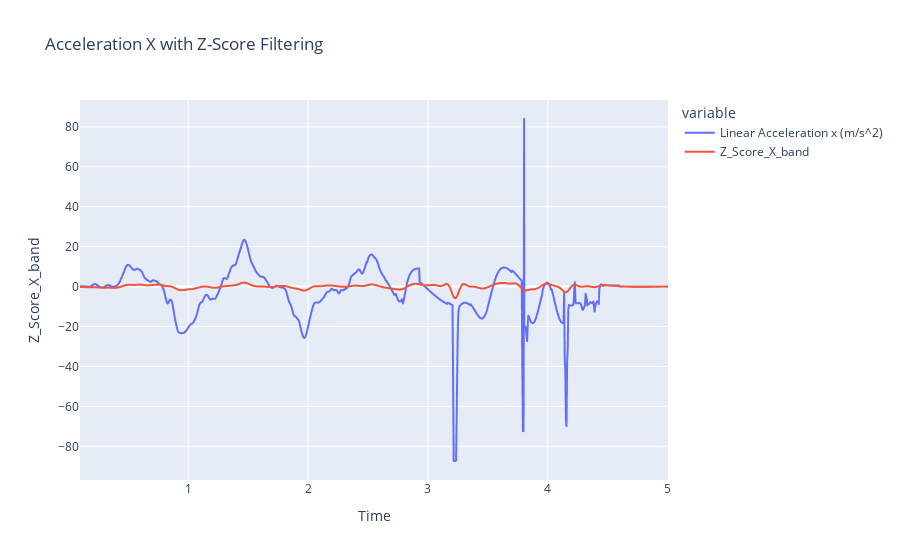
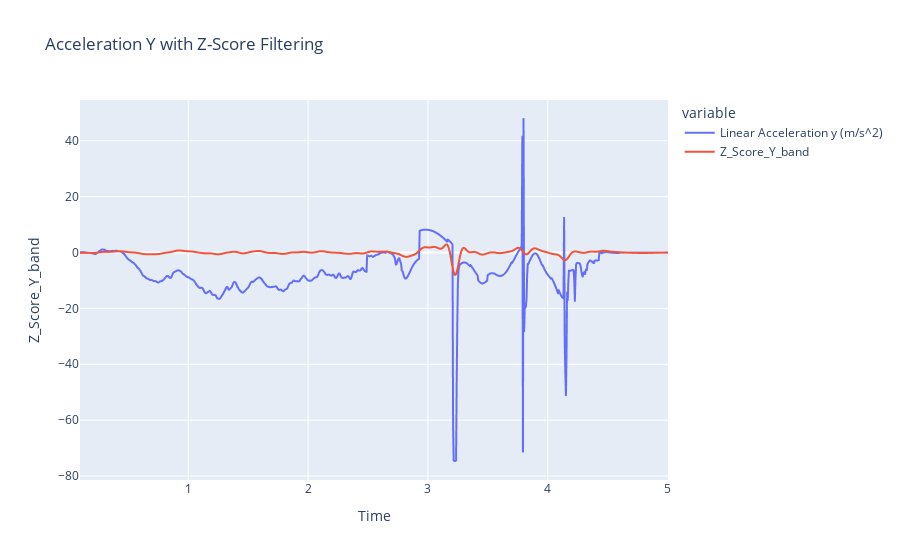
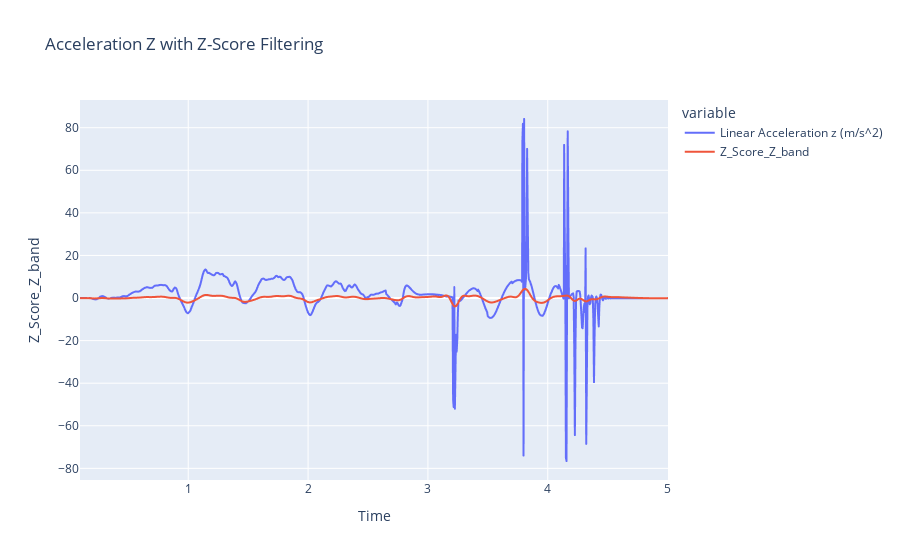

Write notebook code for charts like these, in order.
### Markdown cell above
# Ausreißer Bereinigung
Hier wollen wir nun die möglichen Ausreißer bereinigen:

### Code cell
# Berechnung der Z-Scores für jede Spalte (X, Y, Z)
filtered_new_data['Z_Score_X_band'] = stats.zscore(filtered_new_data['filtered_X_band'])
filtered_new_data['Z_Score_Y_band'] = stats.zscore(filtered_new_data['filtered_Y_band'])
filtered_new_data['Z_Score_Z_band'] = stats.zscore(filtered_new_data['filtered_Z_band'])

# Festlegen eines Schwellenwerts für Z-Scores, ab dem ein Punkt als Ausreißer betrachtet wird
z_score_threshold = 4

# Filtern der Ausreißer aus dem filterd_new_data (nur wenn alle drei Achsen unterhalb des Threshold liegen sind Daten ok)
new_data = new_data[(abs(stats.zscore(new_data['Linear Acceleration x (m/s^2)'])) <= z_score_threshold) &
                    (abs(stats.zscore(new_data['Linear Acceleration y (m/s^2)'])) <= z_score_threshold) &
                    (abs(stats.zscore(new_data['Linear Acceleration z (m/s^2)'])) <= z_score_threshold)]

# Jetzt enthält 'filtered_new_data' nur noch die Datenpunkte, die nicht als Ausreißer betrachtet werden.
print(filtered_new_data.shape)

#Plotting
plot_filter(filtered_new_data, 'Linear Acceleration x (m/s^2)', 'Z_Score_X_band', 'Acceleration X with Z-Score Filtering')
plot_filter(filtered_new_data, 'Linear Acceleration y (m/s^2)', 'Z_Score_Y_band', 'Acceleration Y with Z-Score Filtering')
plot_filter(filtered_new_data, 'Linear Acceleration z (m/s^2)', 'Z_Score_Z_band', 'Acceleration Z with Z-Score Filtering')

### Figure 1 — Plotly figure (JSON) as saved in the notebook; plotly's stock layout.template omitted (floating-point values rounded to 4 significant figures; data arrays with more than 128 entries replaced by an {"elided": "..."} marker saying what was removed)
{"data": [{"hovertemplate": "variable=Linear Acceleration x (m/s^2)<br>Time (s)=%{x}<br>value=%{y}<extra></extra>", "legendgroup": "Linear Acceleration x (m/s^2)", "line": {"color": "#636efa", "dash": "solid"}, "marker": {"symbol": "circle"}, "mode": "lines", "name": "Linear Acceleration x (m/s^2)", "showlegend": true, "type": "scattergl", "x": {"elided": "986 float values"}, "xaxis": "x", "y": {"elided": "986 float values"}, "yaxis": "y"}, {"hovertemplate": "variable=Z_Score_X_band<br>Time (s)=%{x}<br>value=%{y}<extra></extra>", "legendgroup": "Z_Score_X_band", "line": {"color": "#EF553B", "dash": "solid"}, "marker": {"symbol": "circle"}, "mode": "lines", "name": "Z_Score_X_band", "showlegend": true, "type": "scattergl", "x": {"elided": "986 float values"}, "xaxis": "x", "y": {"elided": "986 float values"}, "yaxis": "y"}], "layout": {"legend": {"title": {"text": "variable"}, "tracegroupgap": 0}, "title": {"text": "Acceleration X with Z-Score Filtering"}, "xaxis": {"anchor": "y", "domain": [0, 1], "title": {"text": "Time"}}, "yaxis": {"anchor": "x", "domain": [0, 1], "title": {"text": "Z_Score_X_band"}}}}

### Figure 2 — Plotly figure (JSON) as saved in the notebook; plotly's stock layout.template omitted (floating-point values rounded to 4 significant figures; data arrays with more than 128 entries replaced by an {"elided": "..."} marker saying what was removed)
{"data": [{"hovertemplate": "variable=Linear Acceleration y (m/s^2)<br>Time (s)=%{x}<br>value=%{y}<extra></extra>", "legendgroup": "Linear Acceleration y (m/s^2)", "line": {"color": "#636efa", "dash": "solid"}, "marker": {"symbol": "circle"}, "mode": "lines", "name": "Linear Acceleration y (m/s^2)", "showlegend": true, "type": "scattergl", "x": {"elided": "986 float values"}, "xaxis": "x", "y": {"elided": "986 float values"}, "yaxis": "y"}, {"hovertemplate": "variable=Z_Score_Y_band<br>Time (s)=%{x}<br>value=%{y}<extra></extra>", "legendgroup": "Z_Score_Y_band", "line": {"color": "#EF553B", "dash": "solid"}, "marker": {"symbol": "circle"}, "mode": "lines", "name": "Z_Score_Y_band", "showlegend": true, "type": "scattergl", "x": {"elided": "986 float values"}, "xaxis": "x", "y": {"elided": "986 float values"}, "yaxis": "y"}], "layout": {"legend": {"title": {"text": "variable"}, "tracegroupgap": 0}, "title": {"text": "Acceleration Y with Z-Score Filtering"}, "xaxis": {"anchor": "y", "domain": [0, 1], "title": {"text": "Time"}}, "yaxis": {"anchor": "x", "domain": [0, 1], "title": {"text": "Z_Score_Y_band"}}}}

### Figure 3 — Plotly figure (JSON) as saved in the notebook; plotly's stock layout.template omitted (floating-point values rounded to 4 significant figures; data arrays with more than 128 entries replaced by an {"elided": "..."} marker saying what was removed)
{"data": [{"hovertemplate": "variable=Linear Acceleration z (m/s^2)<br>Time (s)=%{x}<br>value=%{y}<extra></extra>", "legendgroup": "Linear Acceleration z (m/s^2)", "line": {"color": "#636efa", "dash": "solid"}, "marker": {"symbol": "circle"}, "mode": "lines", "name": "Linear Acceleration z (m/s^2)", "showlegend": true, "type": "scattergl", "x": {"elided": "986 float values"}, "xaxis": "x", "y": {"elided": "986 float values"}, "yaxis": "y"}, {"hovertemplate": "variable=Z_Score_Z_band<br>Time (s)=%{x}<br>value=%{y}<extra></extra>", "legendgroup": "Z_Score_Z_band", "line": {"color": "#EF553B", "dash": "solid"}, "marker": {"symbol": "circle"}, "mode": "lines", "name": "Z_Score_Z_band", "showlegend": true, "type": "scattergl", "x": {"elided": "986 float values"}, "xaxis": "x", "y": {"elided": "986 float values"}, "yaxis": "y"}], "layout": {"legend": {"title": {"text": "variable"}, "tracegroupgap": 0}, "title": {"text": "Acceleration Z with Z-Score Filtering"}, "xaxis": {"anchor": "y", "domain": [0, 1], "title": {"text": "Time"}}, "yaxis": {"anchor": "x", "domain": [0, 1], "title": {"text": "Z_Score_Z_band"}}}}
